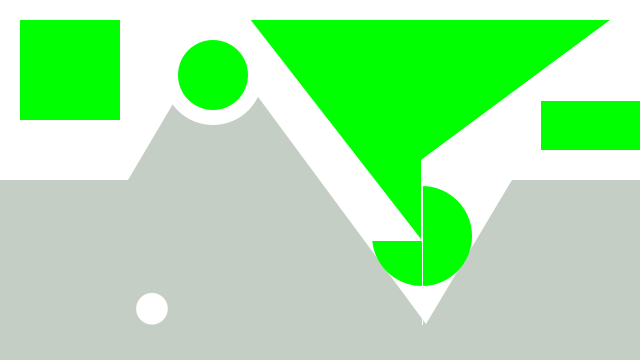
Frame 1 (no input)
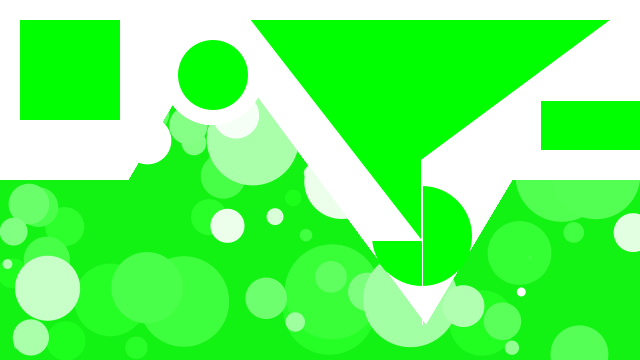
Frame 60 (the mouse pressed at the canvas centre just before this capture)
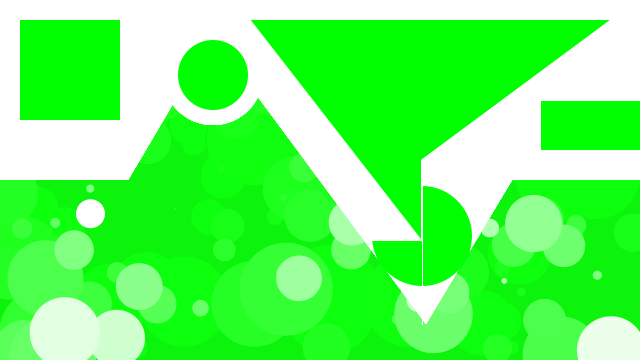
Frame 120 (the mouse held since frame 60 and released just before this capture)

The Processing sketch that drew these frames (run headless with seeded random() and noise(); from frame 60 on, the mouse is pressed at the canvas centre):

// Processing sketch: processing_123580
// ── processing_123580.pde

//Processing Universe
float cx;
float cy;
float cd;
float rx;
float ry;
int constant=1;

void setup()
{
  size(640,360);
  colorMode(RGB);
  frameRate(60);
}

void draw()
{
noStroke();
if(constant==1)
{rx=rx+1;ry=ry+1;}
    
fill(0,255,0,10);
rect(0,0,width,height);
fill(255);
rBorderTop();
fill(255,255,255);
circle(random(640),random(360),random(50));
circle(random(640),random(360),random(100));
eCircle(width/3,75,100);
eCircle(width/3*2-4,236,100);
fill(0,255,0);
extra();
}

void circle(float cx, float cy, float cd)
{ellipse(cx,cy,cd,cd);}

void eCircle(float cx, float cy, float cd)
{ellipse(cx,cy,cd,cd); fill(0,255,0);
ellipse(cx,cy,cd*0.7,cd*0.7);}

void rBorderTop()
{
  beginShape();
  vertex(0,0);
  vertex(width,0);
  vertex(width,height/2);
  vertex(width/5*4,height/2);
  vertex(width/3*2, height/10*9);
  vertex(width/3,height/10);
  vertex(width/5, height/2);
  vertex(0,height/2);
  vertex(0,0);
  endShape();
}

void extra()
{
  rect(20,20,100,100);
  stroke(255);
  line(width/3*2-4,0,width/3*2-4,height/10*9);
  fill(255);
  rect(371,height/2,50,60);
  point(5,5);
  fill(0,255,0);
  beginShape();
  vertex(250,20);
  vertex(421,height/2+60);
  vertex(421,160);
  vertex(610,20);
  endShape();
  rect(540,100,100,50);
}
